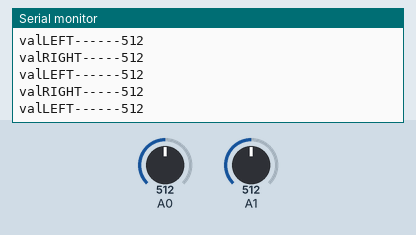
This sketch was run on a simulated Arduino Uno, built with avr-gcc and run on an emulated ATmega328P. On the bench: the last lines printed to the serial monitor. Inputs (shaded band) come from the test bench; at power-on: A0 = 512, A1 = 512.

Above: at 1.3 s.
1.4 s: A0 set to 716
At 1.82 s:
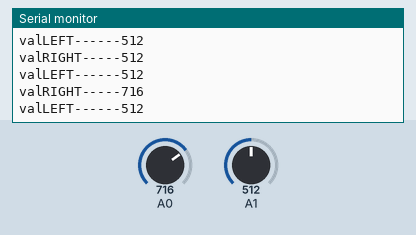
2.9 s: A1 set to 716
At 3.32 s:
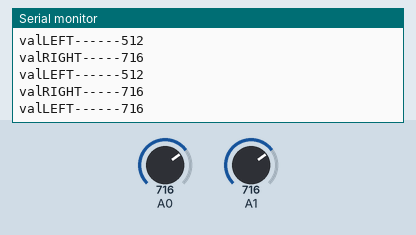
4.4 s: A0 set to 900
At 4.82 s:
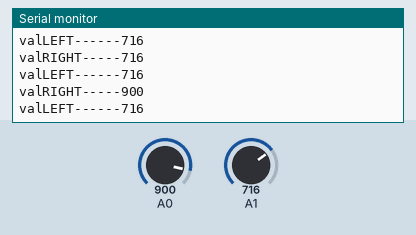
5.9 s: A1 set to 900
At 6.32 s:
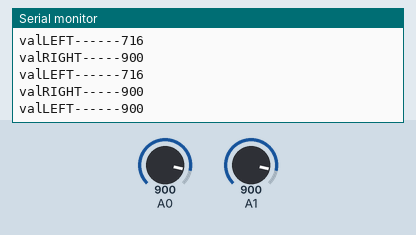
Timing chart, 0 to 8.4 s (numbered marks = the images above; inputs shaded):
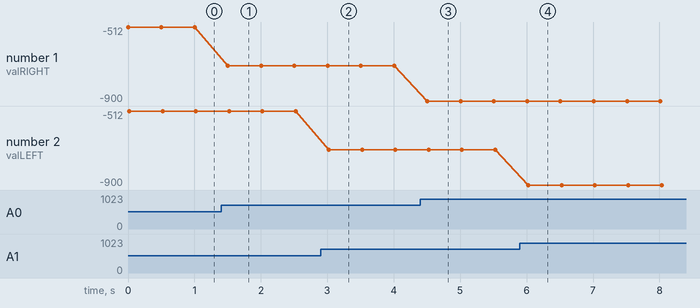

Measured:
- after the input at 1.4 s, the serial monitor: prints a new line after 0.10 s (image 1)
- after the input at 2.9 s, the serial monitor: prints a new line after 0.12 s (image 2)
- after the input at 4.4 s, the serial monitor: prints a new line after 0.11 s (image 3)
- after the input at 5.9 s, the serial monitor: prints a new line after 0.13 s (image 4)
- plotted number 1: -512 → -716 after the input at 1.4 s, -716 → -900 after the input at 4.4 s

The sketch:

divdetest.ino
```cpp
  int valRIGHT = 0;
  int valLEFT = 0;
void setup() {
  // put your setup code here, to run once:

  Serial.begin(9600);

}

void loop() {
  // put your main code here, to run repeatedly:
  valRIGHT = analogRead(A0);
  Serial.print("valRIGHT-----");
  Serial.print(valRIGHT);
  Serial.println();
  valLEFT = analogRead(A1);
  Serial.print("valLEFT------");
  Serial.print(valLEFT);
  Serial.println();
  delay(500);

}
```
